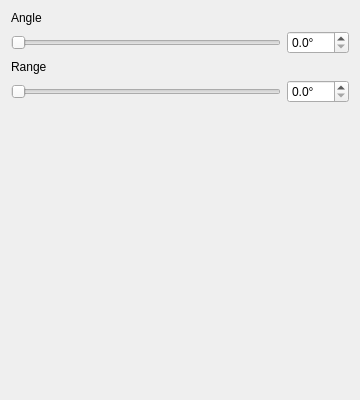
<?xml version="1.0" encoding="UTF-8"?>
<ui version="4.0">
 <class>AreaSectorDialog</class>
 <widget class="QDialog" name="AreaSectorDialog">
  <property name="geometry">
   <rect>
    <x>0</x>
    <y>0</y>
    <width>360</width>
    <height>400</height>
   </rect>
  </property>
  <property name="windowTitle">
   <string>Dialog</string>
  </property>
  <layout class="QVBoxLayout" name="verticalLayout" stretch="0,0,0,0,1">
   <item>
    <widget class="QLabel" name="label">
     <property name="text">
      <string>Angle</string>
     </property>
    </widget>
   </item>
   <item>
    <layout class="QHBoxLayout" name="horizontalLayout">
     <item>
      <widget class="QSlider" name="angleSlider">
       <property name="maximum">
        <number>359</number>
       </property>
       <property name="orientation">
        <enum>Qt::Horizontal</enum>
       </property>
      </widget>
     </item>
     <item>
      <widget class="QDoubleSpinBox" name="angleSpinbox">
       <property name="suffix">
        <string>°</string>
       </property>
       <property name="decimals">
        <number>1</number>
       </property>
       <property name="maximum">
        <double>359.899999999999977</double>
       </property>
      </widget>
     </item>
    </layout>
   </item>
   <item>
    <widget class="QLabel" name="label_2">
     <property name="text">
      <string>Range</string>
     </property>
    </widget>
   </item>
   <item>
    <layout class="QHBoxLayout" name="horizontalLayout_2">
     <item>
      <widget class="QSlider" name="rangeSlider">
       <property name="maximum">
        <number>359</number>
       </property>
       <property name="orientation">
        <enum>Qt::Horizontal</enum>
       </property>
      </widget>
     </item>
     <item>
      <widget class="QDoubleSpinBox" name="rangeSpinbox">
       <property name="suffix">
        <string>°</string>
       </property>
       <property name="decimals">
        <number>1</number>
       </property>
       <property name="maximum">
        <double>359.899999999999977</double>
       </property>
      </widget>
     </item>
    </layout>
   </item>
   <item>
    <widget class="ShockSectorLabel" name="shockLabel">
     <property name="text">
      <string/>
     </property>
    </widget>
   </item>
  </layout>
 </widget>
 <customwidgets>
  <customwidget>
   <class>ShockSectorLabel</class>
   <extends>QLabel</extends>
   <header>gui/shocksectorlabel.h</header>
  </customwidget>
 </customwidgets>
 <resources/>
 <connections/>
</ui>
